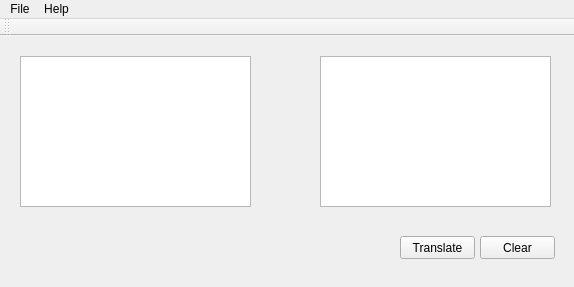
<?xml version="1.0" encoding="UTF-8"?>
<ui version="4.0">
 <class>FFXIV_QTClass</class>
 <widget class="QMainWindow" name="FFXIV_QTClass">
  <property name="geometry">
   <rect>
    <x>0</x>
    <y>0</y>
    <width>574</width>
    <height>287</height>
   </rect>
  </property>
  <property name="windowTitle">
   <string>FFXIV_QT</string>
  </property>
  <widget class="QWidget" name="centralWidget">
   <widget class="QPushButton" name="button_translate">
    <property name="geometry">
     <rect>
      <x>400</x>
      <y>200</y>
      <width>75</width>
      <height>23</height>
     </rect>
    </property>
    <property name="text">
     <string>Translate</string>
    </property>
   </widget>
   <widget class="QPushButton" name="button_clear">
    <property name="geometry">
     <rect>
      <x>480</x>
      <y>200</y>
      <width>75</width>
      <height>23</height>
     </rect>
    </property>
    <property name="text">
     <string>Clear</string>
    </property>
   </widget>
   <widget class="QTextEdit" name="input">
    <property name="geometry">
     <rect>
      <x>20</x>
      <y>20</y>
      <width>231</width>
      <height>151</height>
     </rect>
    </property>
   </widget>
   <widget class="QTextEdit" name="output">
    <property name="geometry">
     <rect>
      <x>320</x>
      <y>20</y>
      <width>231</width>
      <height>151</height>
     </rect>
    </property>
   </widget>
  </widget>
  <widget class="QMenuBar" name="menuBar">
   <property name="geometry">
    <rect>
     <x>0</x>
     <y>0</y>
     <width>574</width>
     <height>21</height>
    </rect>
   </property>
   <widget class="QMenu" name="menuFile">
    <property name="title">
     <string>File</string>
    </property>
    <addaction name="actionQuit"/>
   </widget>
   <widget class="QMenu" name="menuHelp">
    <property name="title">
     <string>Help</string>
    </property>
    <addaction name="actionAbout"/>
   </widget>
   <addaction name="menuFile"/>
   <addaction name="menuHelp"/>
  </widget>
  <widget class="QToolBar" name="mainToolBar">
   <attribute name="toolBarArea">
    <enum>TopToolBarArea</enum>
   </attribute>
   <attribute name="toolBarBreak">
    <bool>false</bool>
   </attribute>
  </widget>
  <action name="actionQuit">
   <property name="text">
    <string>Quit</string>
   </property>
  </action>
  <action name="actionAbout">
   <property name="text">
    <string>About</string>
   </property>
  </action>
 </widget>
 <layoutdefault spacing="6" margin="11"/>
 <resources>
  <include location="ffxiv_qt.qrc"/>
 </resources>
 <connections/>
</ui>
